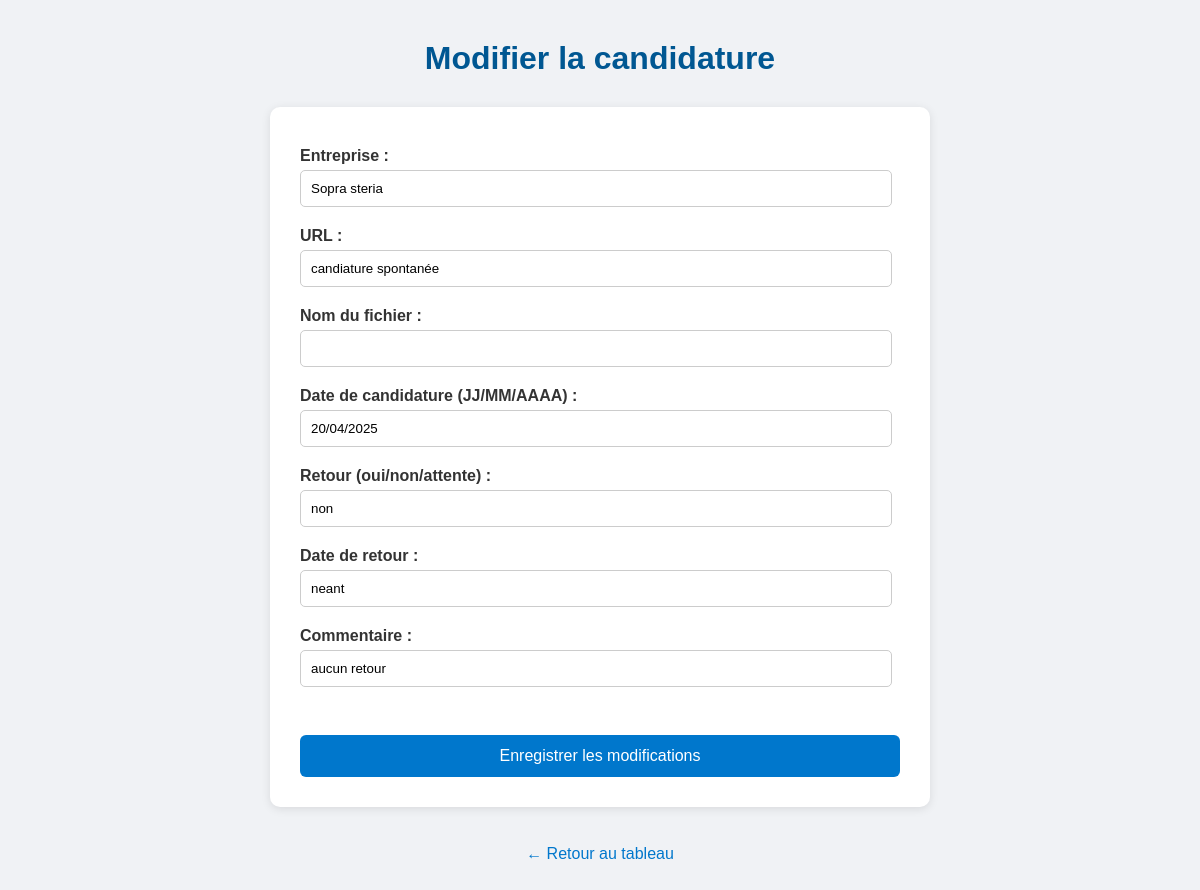
Screenshot of /modifier/1 with the database file from the repository.
### tables this page shows
CREATE TABLE alternance (
            id INTEGER PRIMARY KEY AUTOINCREMENT,
            entreprise TEXT,
            url TEXT,
            sauvegarde_locale TEXT,
            date_candidature TEXT,
            retour_oui_ou_non TEXT,
            date_de_retour TEXT,
            commentaire TEXT
        );

### app.py (the view)
@app.route('/modifier/<int:id>', methods=['GET', 'POST'])
def modifier(id):
    con = sqlite3.connect(str(db_path))
    cur = con.cursor()
    if request.method == 'POST':
        entreprise = request.form['entreprise']
        url = request.form['url']
        nom_fichier = request.form['nom_fichier']
        sauvegarde_locale = sauvegarder_page_web_curl(url, str(Path("pages_enregistrées")), nom_fichier)
        date_candidature = request.form['date_candidature']
        retour_oui_ou_non = request.form['retour_oui_ou_non']
        date_de_retour = request.form['date_de_retour']
        commentaire = request.form['commentaire']
        cur.execute('''UPDATE alternance SET
            entreprise=?, url=?, sauvegarde_locale=?, date_candidature=?,
            retour_oui_ou_non=?, date_de_retour=?, commentaire=?
            WHERE id=?''',
            (entreprise, url, sauvegarde_locale, date_candidature,
             retour_oui_ou_non, date_de_retour, commentaire, id))
        con.commit()
        con.close()
        return redirect('/')
    else:
        cur.execute("SELECT * FROM alternance WHERE id=?", (id,))
        ligne = cur.fetchone()
        con.close()
        return render_template('modifier.html', ligne=ligne)

### templates/modifier.html (shortened to what this page needs)
<!DOCTYPE html>
<html lang="fr">
<head>
    <link rel="stylesheet" href="{{ url_for('static', filename='style_modifier.css') }}">
</head>
<body>
    <h1>Modifier la candidature</h1>
    <form method="post">
        <label>Entreprise :
            <input type="text" name="entreprise" value="{{ ligne[1] }}" required>
        </label>
        <label>URL :
            <input type="url" name="url" value="{{ ligne[2] }}" required>
        </label>
        <label>Nom du fichier :
            <input type="text" name="nom_fichier" required>
        </label>
        <label>Date de candidature (JJ/MM/AAAA) :
            <input type="text" name="date_candidature" value="{{ ligne[4] }}" required>
        </label>
        <label>Retour (oui/non/attente) :
            <input type="text" name="retour_oui_ou_non" value="{{ ligne[5] }}" required>
        </label>
        <label>Date de retour :
            <input type="text" name="date_de_retour" value="{{ ligne[6] }}">
        </label>
        <label>Commentaire :
            <input type="text" name="commentaire" value="{{ ligne[7] }}">
        </label>
        <br>
        <button type="submit">Enregistrer les modifications</button>
    </form>
    <br>
    <a href="/">← Retour au tableau</a>
</body>
</html>

### static/style_modifier.css (style rules this page uses)
body { background-color: #f0f2f5; font-family: Arial, sans-serif; margin: 40px; color: #333; }
h1 { text-align: center; color: #005792; margin-bottom: 30px; }
form { max-width: 600px; margin: auto; background: white; padding: 30px; border-radius: 10px; box-shadow: 0 2px 10px rgba(0,0,0,0.1); }
label { display: block; margin-top: 15px; font-weight: bold; }
input[type="text"], input[type="url"] { width: 95%; padding: 10px; margin-top: 5px; margin-bottom: 10px; border: 1px solid #ccc; border-radius: 5px; }
button { display: block; width: 100%; padding: 12px; margin-top: 20px; background-color: #0077cc; color: white; font-size: 16px; border: none; border-radius: 6px; cursor: pointer; transition: background-color 0.3s; }
a { display: block; text-align: center; margin-top: 20px; color: #0077cc; text-decoration: none; }

### templates/modifier.html (style rules this page uses)
label { display: block; margin-top: 10px; }

### rows the page displays
alternance: entreprise "Sopra steria", url "candiature spontanée", date_candidature "20/04/2025", retour_oui_ou_non "non", date_de_retour "neant", commentaire "aucun retour"
